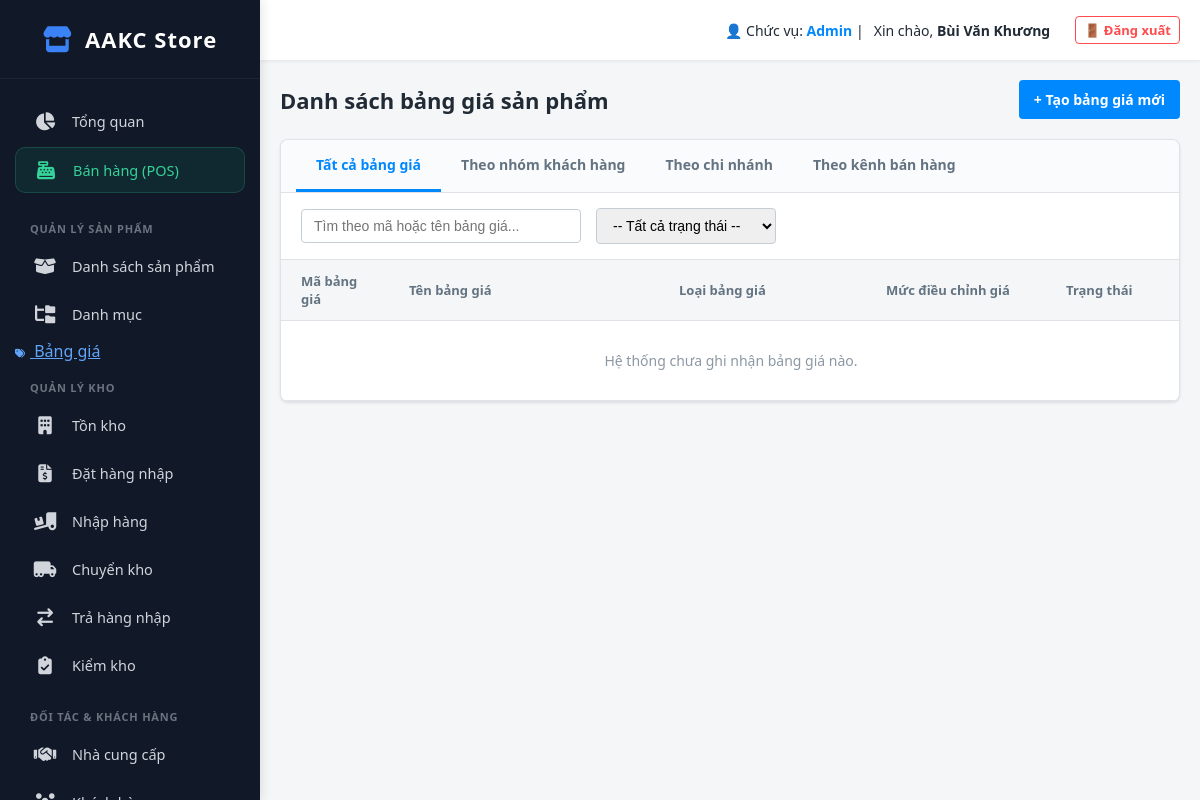
/index.php?action=product_price (signed in), run on an earlier commit of the app's database.
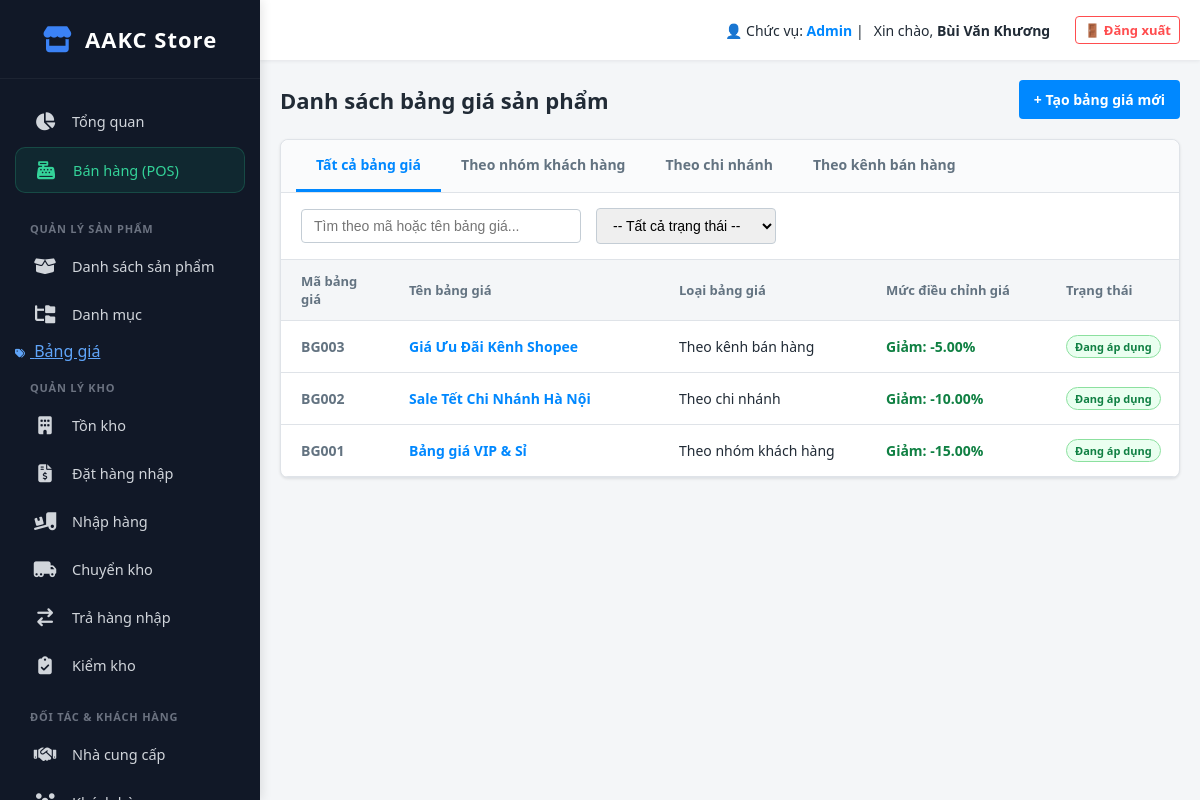
And on a later commit of the database.
### tables this page shows
CREATE TABLE `price_lists` (
  `id` int(11) NOT NULL,
  `name` varchar(255) NOT NULL,
  `target_type` varchar(50) NOT NULL,
  `target_id` int(11) NOT NULL,
  `adjustment_type` varchar(50) NOT NULL,
  `adjustment_value` decimal(5,2) NOT NULL DEFAULT 0.00,
  `auto_add_new_product` tinyint(1) DEFAULT 0,
  `status` varchar(20) DEFAULT 'draft',
  `created_at` timestamp NOT NULL DEFAULT current_timestamp()
);

### config/database.php (called while the page is built, shortened)
<?php
class Database
{
    private $host = "localhost";
    private $db_name = "quanly_imei";
    private $username = "root";
    private $password = "";
    public function getConnection()
    {
        $this->conn = null;
        try {
            $this->conn = new PDO("mysql:host=" . $this->host . ";dbname=" . $this->db_name, $this->username, $this->password);
            $this->conn->exec("set names utf8");
            $this->conn->setAttribute(PDO::ATTR_ERRMODE, PDO::ERRMODE_EXCEPTION);
        } catch (PDOException $exception) {
            echo "Lỗi kết nối CSDL: " . $exception->getMessage();
        }
        return $this->conn;
    }
}

### app/controllers/PriceListController.php (called while the page is built, shortened)
<?php
require_once __DIR__ . '/../../config/database.php';
class PriceListController
{
    private $db;
    public function __construct()
    {
        $this->db = (new Database())->getConnection();
    }
    public function index()
    {
        $stmt = $this->db->query("SELECT * FROM price_lists ORDER BY id DESC");
        $price_lists = $stmt->fetchAll(PDO::FETCH_ASSOC);
        require_once __DIR__ . '/../views/product/price_list_list.php';
    }
}

### public/index.php (called while the page is built, shortened)
<?php
$app = new App();

### app/views/product/price_list_list.php (the view, shortened to what this page needs)
<?php
require_once __DIR__ . '/../layout/header.php';
?>
<div class="v3-header">
    <div class="v3-title">Danh sách bảng giá sản phẩm</div>
    <a href="index.php?action=add_price_list" class="v3-btn-primary">+ Tạo bảng giá mới</a>
</div>
<div class="v3-card">
    <div class="v3-tabs-bar">
        <div class="v3-tab-item active" onclick="filterByTab('all', this)">Tất cả bảng giá</div>
        <div class="v3-tab-item" onclick="filterByTab('customer_group', this)">Theo nhóm khách hàng</div>
        <div class="v3-tab-item" onclick="filterByTab('branch', this)">Theo chi nhánh</div>
        <div class="v3-tab-item" onclick="filterByTab('channel', this)">Theo kênh bán hàng</div>
    </div>
    <div class="v3-filter-bar">
        <input type="text" id="search_input" class="v3-form-control" style="width: 280px;" placeholder="Tìm theo mã hoặc tên bảng giá..." oninput="applyFilters()">
        <select id="filter_status" class="v3-form-control" style="width: 180px;" onchange="applyFilters()">
            <option value="">-- Tất cả trạng thái --</option>
        </select>
    </div>
    <div class="v3-table-wrapper">
        <table class="v3-table">
            <thead>
                <tr>
                    <th style="width: 12%;">Mã bảng giá</th>
                    <th style="width: 30%;">Tên bảng giá</th>
                    <th style="width: 23%;">Loại bảng giá</th>
                    <th style="width: 20%;">Mức điều chỉnh giá</th>
                    <th style="width: 15%;">Trạng thái</th>
                </tr>
            </thead>
            <tbody id="price_list_tbody">
                <?php if (empty($price_lists)): ?>
                    <tr>
                        <td colspan="5" style="text-align:center; color:#8c98a4; padding:30px;">Hệ thống chưa ghi nhận bảng giá nào.</td>
                    </tr>
                <?php else: ?>
                    <?php foreach ($price_lists as $pl): ?>
                        <?php
                        $type_text = 'Theo kênh bán hàng';
                        if ($pl['target_type'] == 'customer_group') $type_text = 'Theo nhóm khách hàng';
                        if ($pl['target_type'] == 'branch') $type_text = 'Theo chi nhánh';
                        $adj_text = ($pl['adjustment_type'] == 'increase' ? 'Tăng: +' : 'Giảm: -') . $pl['adjustment_value'] . '%';
                        $adj_color = ($pl['adjustment_type'] == 'increase' ? '#d82c0d' : '#108043');
                        ?>
                        <tr class="pl-row" style="cursor: pointer;" onclick="window.location.href='index.php?action=price_list_detail&id=<?php echo $pl['id']; ?>'"
                            data-id="BG<?php echo str_pad($pl['id'], 3, '0', STR_PAD_LEFT); ?>"
                            data-name="<?php echo strtolower($pl['name']); ?>"
                            data-target-type="<?php echo $pl['target_type']; ?>"
                            data-status="<?php echo $pl['status']; ?>">
                            <td style="font-weight: 600; color: #637381;">BG<?php echo str_pad($pl['id'], 3, '0', STR_PAD_LEFT); ?></td>
                            <td><b style="color:#0088ff;"><?php echo htmlspecialchars($pl['name']); ?></b></td>
                            <td><?php echo $type_text; ?></td>
                            <td style="font-weight: 600; color: <?php echo $adj_color; ?>;"><?php echo $adj_text; ?></td>
                            <td>
                                <span class="v3-badge <?php echo $pl['status'] == 'active' ? 'v3-status-active' : 'v3-status-draft'; ?>">
                                    <?php echo $pl['status'] == 'active' ? 'Đang áp dụng' : 'Ngừng áp dụng'; ?>
                                </span>
                            </td>
                        </tr>
                    <?php endforeach; ?>
                <?php endif; ?>
            </tbody>
        </table>
    </div>
</div>
<?php require_once __DIR__ . '/../layout/footer.php'; ?>

### app/core/App.php (shortened to what this page needs)
<?php
class App
{
    public function __construct()
    {
        $action = isset($_GET['action']) ? $_GET['action'] : 'dashboard';
        if (array_key_exists($action, $this->routes)) {
            $controllerName = $this->routes[$action][0];
            $methodName = $this->routes[$action][1];
            $controllerFile = __DIR__ . '/../controllers/' . $controllerName . '.php';
            if (file_exists($controllerFile)) {
                if (class_exists($controllerName)) {
                    $controller = new $controllerName();
                    if (method_exists($controller, $methodName)) {
                        $controller->{$methodName}();
                    } else {
                        echo "<h2 style='color: red; padding: 20px;'>Lỗi: Hàm {$methodName} không tồn tại trong {$controllerName}!</h2>";
                    }
                } else {
                    echo "<h2 style='color: red; padding: 20px;'>Lỗi: Lớp {$controllerName} không tồn tại!</h2>";
                }
            } else {
                echo "<h2 style='color: red; padding: 20px;'>Lỗi: Không tìm thấy file Controller tại đường dẫn {$controllerFile}!</h2>";
            }
        } else {
            echo "<h2 style='color: red; text-align:center; padding: 50px;'>404 - Trang không tồn tại!</h2>";
        }
    }
}

### app/views/layout/header.php (shortened to what this page needs)
<?php
$current_action = isset($_GET['action']) ? $_GET['action'] : 'dashboard';
$user_session = isset($_SESSION['user']) ? $_SESSION['user'] : ['role' => 'Nhân viên', 'full_name' => 'Khương'];
?>
<!DOCTYPE html>
<html lang="vi">
<head>
    <link rel="stylesheet" href="https://cdnjs.cloudflare.com/ajax/libs/font-awesome/6.4.0/css/all.min.css">
</head>
<body>
    <div class="sidebar">
        <div class="logo"><i class="fa-solid fa-store"></i> AAKC Store</div>
        <div class="menu">
            <a href="index.php?action=dashboard" class="menu-item <?php echo ($current_action == 'dashboard') ? 'active' : ''; ?>">
                <i class="fa-solid fa-chart-pie"></i> Tổng quan
            </a>
            <a href="index.php?action=pos" class="menu-item pos-btn">
                <i class="fa-solid fa-cash-register"></i> Bán hàng (POS)
            </a>
            <div class="menu-heading">Quản lý Sản phẩm</div>
            <a href="index.php?action=product_list" class="menu-item <?php echo ($current_action == 'product_list' || $current_action == 'add_product' || $current_action == 'edit_product') ? 'active' : ''; ?>">
                <i class="fa-solid fa-box-open"></i> Danh sách sản phẩm
            </a>
            <a href="index.php?action=product_category" class="menu-item <?php echo ($current_action == 'product_category' || $current_action == 'add_category' || $current_action == 'edit_category') ? 'active' : ''; ?>">
                <i class="fa-solid fa-folder-tree"></i> Danh mục
            </a>
            <a href="index.php?action=product_price" <?php echo ($current_action == 'product_price' || $current_action == 'add_price_list' || $current_action == 'price_list_detail') ? 'style="color:#60a5fa;"' : ''; ?>>
                <i class="fa-solid fa-tags" style="font-size: 10px; margin-right: 5px;"></i> Bảng giá
            </a>
            <div class="menu-heading">Quản lý Kho</div>
            <a href="index.php?action=inventory_list" class="menu-item <?php echo ($current_action == 'inventory_list') ? 'active' : ''; ?>">
                <i class="fa-solid fa-building"></i> Tồn kho
            </a>
            <a href="index.php?action=purchase_list" class="menu-item <?php echo ($current_action == 'purchase_list' || $current_action == 'add_purchase' || $current_action == 'view_purchase') ? 'active' : ''; ?>">
                <i class="fa-solid fa-file-invoice-dollar"></i> Đặt hàng nhập
            </a>
            <a href="index.php?action=receipt_list" class="menu-item <?php echo ($current_action == 'receipt_list' || $current_action == 'direct_receive' || $current_action == 'receive_purchase') ? 'active' : ''; ?>">
                <i class="fa-solid fa-truck-ramp-box"></i> Nhập hàng
            </a>
            <a href="index.php?action=transfer_list" class="menu-item <?php echo ($current_action == 'transfer_list' || $current_action == 'add_transfer' || $current_action == 'view_transfer') ? 'active' : ''; ?>">
                <i class="fa-solid fa-truck-moving"></i> Chuyển kho
            </a>
            <a href="index.php?action=purchase_return_list" class="menu-item <?php echo ($current_action == 'purchase_return_list' || $current_action == 'add_purchase_return') ? 'active' : ''; ?>">
                <i class="fa-solid fa-arrow-right-arrow-left"></i> Trả hàng nhập
            </a>
            <a href="index.php?action=inventory_check_list" class="menu-item <?php echo ($current_action == 'inventory_check_list' || $current_action == 'add_inventory_check' || $current_action == 'edit_inventory_check') ? 'active' : ''; ?>">
                <i class="fa-solid fa-clipboard-check"></i> Kiểm kho
            </a>
            <div class="menu-heading">Đối tác & Khách hàng</div>
            <a href="index.php?action=supplier_list" class="menu-item <?php echo ($current_action == 'supplier_list' || $current_action == 'add_supplier' || $current_action == 'edit_supplier') ? 'active' : ''; ?>">
                <i class="fa-solid fa-handshake"></i> Nhà cung cấp
            </a>
            <div class="menu-item has-submenu">
                <a href="javascript:void(0)" class="menu-link <?php echo (in_array($current_action, ['customer_list', 'customer_groups', 'create_customer_group', 'customer_group_detail'])) ? 'active' : ''; ?>">
                    <i class="fa-solid fa-users"></i> Khách hàng
                </a>
            </div>
        </div>
    </div>
    <div class="main-container">
        <div class="topbar">
            <div class="user-profile">
                <span>👤 Chức vụ: <strong style="color:#0088ff;"><?php echo htmlspecialchars($user_session['role'] ?? 'Quản trị viên'); ?></strong> | </span>
                <span>Xin chào, <strong><?php echo htmlspecialchars($user_session['full_name'] ?? 'Admin'); ?></strong></span>
                <a href="index.php?action=logout" style="margin-left: 15px; color: #ff4d4f; text-decoration: none; font-size: 13px; font-weight: bold; border: 1px solid #ff4d4f; padding: 4px 8px; border-radius: 4px;">🚪 Đăng xuất</a>
            </div>
        </div>
        <div class="content-wrapper">

### app/views/layout/footer.php
</div>
</div>
</body>
</html>

### app/views/layout/header.php (style rules this page uses)
* { box-sizing: border-box; margin: 0; padding: 0; }
body { font-family: 'Segoe UI', Tahoma, Geneva, Verdana, sans-serif; background-color: #f4f6f8; color: #212b36; display: flex; height: 100vh; overflow: hidden; }
.sidebar { width: 260px; background: #111827; color: #9ca3af; display: flex; flex-direction: column; flex-shrink: 0; z-index: 100; box-shadow: 2px 0 10px rgba(0, 0, 0, 0.1); }
.sidebar .logo { padding: 24px 20px; font-size: 22px; font-weight: 800; color: #ffffff; text-align: center; border-bottom: 1px solid rgba(255, 255, 255, 0.05); letter-spacing: 1px; display: flex; align-items: center; justify-content: center; gap: 12px; }
.sidebar .logo i { color: #3b82f6; font-size: 26px; }
.sidebar .menu { padding: 20px 15px; overflow-y: auto; flex: 1; }
.sidebar .menu-item { display: flex; align-items: center; gap: 15px; padding: 12px 18px; color: #d1d5db; text-decoration: none; font-size: 14.5px; font-weight: 500; border-radius: 10px; margin-bottom: 4px; transition: all 0.3s cubic-bezier(0.4, 0, 0.2, 1); }
.sidebar .menu-item i { font-size: 18px; width: 24px; text-align: center; transition: transform 0.3s ease; }
.sidebar .menu-item.pos-btn { background: rgba(16, 185, 129, 0.1); color: #34d399; border: 1px solid rgba(52, 211, 153, 0.2); margin-bottom: 10px; }
.sidebar .menu-heading { padding: 18px 15px 8px 15px; font-size: 11px; text-transform: uppercase; color: #6b7280; font-weight: 700; letter-spacing: 0.8px; }
.sidebar .has-submenu { flex-direction: column; align-items: flex-start; gap: 0; padding: 0; background: none !important; box-shadow: none !important; }
.sidebar .has-submenu .menu-link { display: flex; align-items: center; gap: 15px; width: 100%; padding: 12px 18px; color: #d1d5db; text-decoration: none; border-radius: 10px; transition: all 0.3s; }
.main-container { flex: 1; display: flex; flex-direction: column; overflow: hidden; }
.topbar { background: #fff; height: 60px; box-shadow: 0 1px 4px rgba(0, 21, 41, 0.08); display: flex; align-items: center; justify-content: flex-end; padding: 0 20px; z-index: 10; flex-shrink: 0; }
.topbar .user-profile { display: flex; align-items: center; gap: 10px; font-size: 14px; font-weight: 500; cursor: pointer; }
.content-wrapper { flex: 1; overflow-y: auto; padding: 20px; }

### app/views/product/price_list_list.php (style rules this page uses)
.v3-header { display: flex; justify-content: space-between; align-items: center; margin-bottom: 20px; width: 100%; }
.v3-title { font-size: 22px; font-weight: bold; color: #212b36; }
.v3-card { background: #fff; border-radius: 8px; box-shadow: 0 1px 3px rgba(0, 0, 0, 0.1); border: 1px solid #dfe3e8; margin-bottom: 20px; width: 100%; display: block; overflow: hidden; }
.v3-tabs-bar { display: flex; background: #fafbfc; border-bottom: 1px solid #dfe3e8; padding: 0 15px; border-radius: 8px 8px 0 0; width: 100%; flex-wrap: wrap; }
.v3-tab-item { padding: 15px 20px; font-size: 14px; font-weight: 600; color: #637381; text-decoration: none; cursor: pointer; border-bottom: 3px solid transparent; white-space: nowrap; }
.v3-tab-item.active { color: #0088ff; border-bottom-color: #0088ff; }
.v3-filter-bar { padding: 15px 20px; display: flex; gap: 15px; border-bottom: 1px solid #dfe3e8; background: #fff; align-items: center; flex-wrap: wrap; width: 100%; }
.v3-form-control { padding: 8px 12px; border: 1px solid #c4cdd5; border-radius: 4px; outline: none; font-size: 14px; box-sizing: border-box; min-width: 180px; }
.v3-table-wrapper { width: 100%; overflow-x: auto; display: block; }
.v3-table { width: 100%; min-width: 900px; border-collapse: collapse; table-layout: fixed; }
.v3-table th { background: #f4f6f8; color: #637381; font-weight: 600; font-size: 13px; text-align: left; padding: 12px 20px; border-bottom: 1px solid #dfe3e8; }
.v3-table td { padding: 14px 20px; border-bottom: 1px solid #dfe3e8; font-size: 14px; color: #212b36; vertical-align: middle; word-wrap: break-word; }
.v3-badge { font-size: 11px; padding: 3px 8px; border-radius: 20px; font-weight: 600; display: inline-block; white-space: nowrap; }
.v3-status-active { background: #eafff0; color: #108043; border: 1px solid #8ce09f; }
.v3-btn-primary { background: #0088ff; color: #fff; border: none; padding: 10px 15px; border-radius: 4px; font-weight: 600; cursor: pointer; text-decoration: none; font-size: 14px; display: inline-block; }

What changed in the data, as far as the page shows it:
added price_lists: id "003", name "Giá Ưu Đãi Kênh Shopee", type_text "Theo kênh bán hàng", adj_text "Giảm: -5.00%", status "Đang áp dụng"
added price_lists: id "002", name "Sale Tết Chi Nhánh Hà Nội", target_type "Theo chi nhánh", adj_text "Giảm: -10.00%", status "Đang áp dụng"
added price_lists: id "001", name "Bảng giá VIP & Sỉ", target_type "Theo nhóm khách hàng", adj_text "Giảm: -15.00%", status "Đang áp dụng"
Also different on the page:
text no longer shown: "Hệ thống chưa ghi nhận bảng giá nào."
